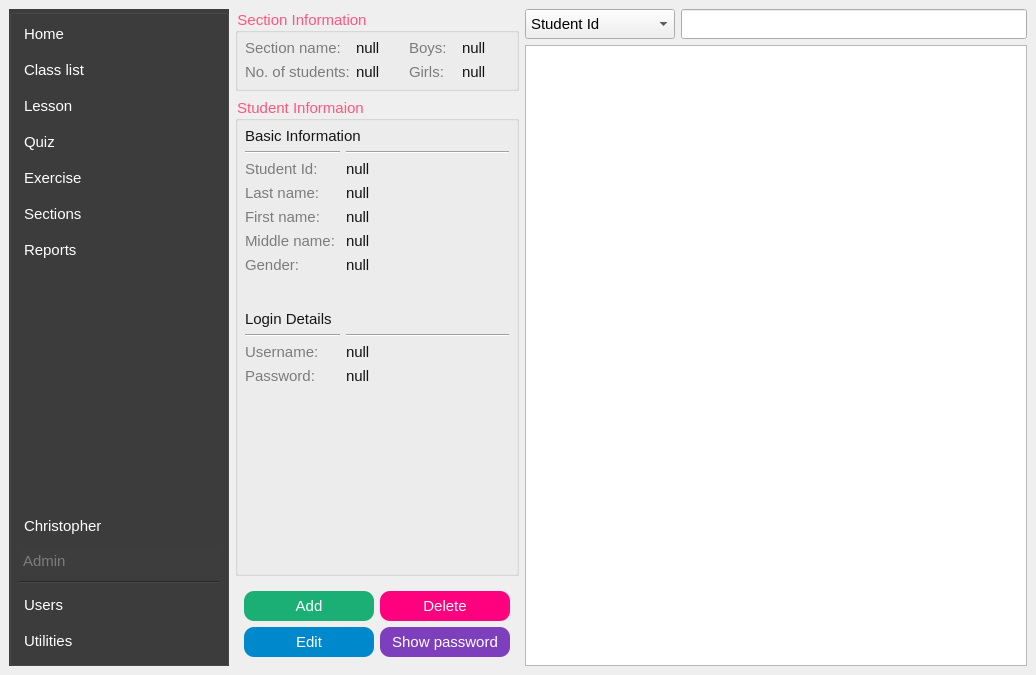
<?xml version="1.0" encoding="UTF-8"?>
<ui version="4.0">
 <class>MainWindow</class>
 <widget class="QMainWindow" name="MainWindow">
  <property name="geometry">
   <rect>
    <x>0</x>
    <y>0</y>
    <width>1036</width>
    <height>675</height>
   </rect>
  </property>
  <property name="minimumSize">
   <size>
    <width>1036</width>
    <height>675</height>
   </size>
  </property>
  <property name="font">
   <font>
    <family>Segoe UI</family>
    <pointsize>12</pointsize>
   </font>
  </property>
  <property name="windowTitle">
   <string>MainWindow</string>
  </property>
  <widget class="QWidget" name="centralwidget">
   <property name="styleSheet">
    <string notr="true">padding: 0px;
margin: 0px;</string>
   </property>
   <layout class="QHBoxLayout" name="horizontalLayout_2">
    <item>
     <layout class="QHBoxLayout" name="horizontalLayout">
      <item>
       <widget class="QGroupBox" name="verticalGroupBox_3">
        <property name="font">
         <font>
          <family>Segoe UI</family>
          <pointsize>12</pointsize>
         </font>
        </property>
        <property name="styleSheet">
         <string notr="true">background-color: rgb(61, 61, 61);
padding: 0px, 0px, 0px;</string>
        </property>
        <layout class="QVBoxLayout" name="verticalLayout_5">
         <item>
          <widget class="QPushButton" name="pushButton_5">
           <property name="minimumSize">
            <size>
             <width>200</width>
             <height>30</height>
            </size>
           </property>
           <property name="maximumSize">
            <size>
             <width>16777215</width>
             <height>30</height>
            </size>
           </property>
           <property name="font">
            <font>
             <family>Ubuntu</family>
             <pointsize>11</pointsize>
             <italic>false</italic>
            </font>
           </property>
           <property name="styleSheet">
            <string notr="true">QPushButton {
	border-radius: 0px;
	background: transparent;
	color: white;
	text-align: left;
    margin: 0px 0px 0px;
	padding: 0px 5px 0px;
}

QPushButton:hover {
 	background: #5d5d5d;
}</string>
           </property>
           <property name="text">
            <string>Home</string>
           </property>
           <property name="icon">
            <iconset>
             <normaloff>../Images/House-01.svg</normaloff>../Images/House-01.svg</iconset>
           </property>
           <property name="iconSize">
            <size>
             <width>24</width>
             <height>24</height>
            </size>
           </property>
          </widget>
         </item>
         <item>
          <widget class="QPushButton" name="pushButton_7">
           <property name="minimumSize">
            <size>
             <width>200</width>
             <height>30</height>
            </size>
           </property>
           <property name="maximumSize">
            <size>
             <width>16777215</width>
             <height>30</height>
            </size>
           </property>
           <property name="font">
            <font>
             <family>Ubuntu</family>
             <pointsize>11</pointsize>
             <italic>false</italic>
            </font>
           </property>
           <property name="styleSheet">
            <string notr="true">QPushButton {
	border-radius: 0px;
	background: transparent;
	color: white;
	text-align: left;
    margin: 0px 0px 0px;
	padding: 0px 5px 0px;
}

QPushButton:hover {
 	background: #5d5d5d;
}</string>
           </property>
           <property name="text">
            <string>Class list</string>
           </property>
           <property name="icon">
            <iconset>
             <normaloff>../Images/list-color.svg</normaloff>../Images/list-color.svg</iconset>
           </property>
           <property name="iconSize">
            <size>
             <width>24</width>
             <height>24</height>
            </size>
           </property>
          </widget>
         </item>
         <item>
          <widget class="QPushButton" name="pushButton_8">
           <property name="minimumSize">
            <size>
             <width>200</width>
             <height>30</height>
            </size>
           </property>
           <property name="maximumSize">
            <size>
             <width>16777215</width>
             <height>30</height>
            </size>
           </property>
           <property name="font">
            <font>
             <family>Ubuntu</family>
             <pointsize>11</pointsize>
             <italic>false</italic>
            </font>
           </property>
           <property name="styleSheet">
            <string notr="true">QPushButton {
	border-radius: 0px;
	background: transparent;
	color: white;
	text-align: left;
    margin: 0px 0px 0px;
	padding: 0px 5px 0px;
}

QPushButton:hover {
 	background: #5d5d5d;
}</string>
           </property>
           <property name="text">
            <string>Lesson</string>
           </property>
           <property name="icon">
            <iconset>
             <normaloff>../Images/books-28.svg</normaloff>../Images/books-28.svg</iconset>
           </property>
           <property name="iconSize">
            <size>
             <width>24</width>
             <height>24</height>
            </size>
           </property>
          </widget>
         </item>
         <item>
          <widget class="QPushButton" name="pushButton_9">
           <property name="minimumSize">
            <size>
             <width>200</width>
             <height>30</height>
            </size>
           </property>
           <property name="maximumSize">
            <size>
             <width>16777215</width>
             <height>30</height>
            </size>
           </property>
           <property name="font">
            <font>
             <family>Ubuntu</family>
             <pointsize>11</pointsize>
             <italic>false</italic>
            </font>
           </property>
           <property name="styleSheet">
            <string notr="true">QPushButton {
	border-radius: 0px;
	background: transparent;
	color: white;
	text-align: left;
    margin: 0px 0px 0px;
	padding: 0px 5px 0px;
}

QPushButton:hover {
 	background: #5d5d5d;
}</string>
           </property>
           <property name="text">
            <string>Quiz</string>
           </property>
           <property name="icon">
            <iconset>
             <normaloff>../Images/05-bulb.svg</normaloff>../Images/05-bulb.svg</iconset>
           </property>
           <property name="iconSize">
            <size>
             <width>24</width>
             <height>24</height>
            </size>
           </property>
          </widget>
         </item>
         <item>
          <widget class="QPushButton" name="pushButton_6">
           <property name="minimumSize">
            <size>
             <width>200</width>
             <height>30</height>
            </size>
           </property>
           <property name="maximumSize">
            <size>
             <width>16777215</width>
             <height>30</height>
            </size>
           </property>
           <property name="font">
            <font>
             <family>Ubuntu</family>
             <pointsize>11</pointsize>
             <italic>false</italic>
            </font>
           </property>
           <property name="styleSheet">
            <string notr="true">QPushButton {
	border-radius: 0px;
	background: transparent;
	color: white;
	text-align: left;
    margin: 0px 0px 0px;
	padding: 0px 5px 0px;
}

QPushButton:hover {
 	background: #5d5d5d;
}</string>
           </property>
           <property name="text">
            <string>Exercise</string>
           </property>
           <property name="icon">
            <iconset>
             <normaloff>../Images/dumbell.svg</normaloff>../Images/dumbell.svg</iconset>
           </property>
           <property name="iconSize">
            <size>
             <width>24</width>
             <height>24</height>
            </size>
           </property>
          </widget>
         </item>
         <item>
          <widget class="QPushButton" name="pushButton_12">
           <property name="minimumSize">
            <size>
             <width>200</width>
             <height>30</height>
            </size>
           </property>
           <property name="maximumSize">
            <size>
             <width>16777215</width>
             <height>30</height>
            </size>
           </property>
           <property name="font">
            <font>
             <pointsize>11</pointsize>
             <italic>false</italic>
            </font>
           </property>
           <property name="styleSheet">
            <string notr="true">QPushButton {
	border-radius: 0px;
	background: transparent;
	color: white;
	text-align: left;
    margin: 0px 0px 0px;
	padding: 0px 5px 0px;
}

QPushButton:hover {
 	background: #5d5d5d;
}</string>
           </property>
           <property name="text">
            <string>Sections</string>
           </property>
           <property name="icon">
            <iconset>
             <normaloff>../Images/library-90.svg</normaloff>../Images/library-90.svg</iconset>
           </property>
           <property name="iconSize">
            <size>
             <width>24</width>
             <height>24</height>
            </size>
           </property>
          </widget>
         </item>
         <item>
          <widget class="QPushButton" name="pushButton_13">
           <property name="minimumSize">
            <size>
             <width>200</width>
             <height>30</height>
            </size>
           </property>
           <property name="maximumSize">
            <size>
             <width>16777215</width>
             <height>30</height>
            </size>
           </property>
           <property name="font">
            <font>
             <pointsize>11</pointsize>
             <italic>false</italic>
            </font>
           </property>
           <property name="styleSheet">
            <string notr="true">QPushButton {
	border-radius: 0px;
	background: transparent;
	color: white;
	text-align: left;
    margin: 0px 0px 0px;
	padding: 0px 5px 0px;
}

QPushButton:hover {
 	background: #5d5d5d;
}</string>
           </property>
           <property name="text">
            <string>Reports</string>
           </property>
           <property name="icon">
            <iconset>
             <normaloff>../Images/product-data.svg</normaloff>../Images/product-data.svg</iconset>
           </property>
           <property name="iconSize">
            <size>
             <width>24</width>
             <height>24</height>
            </size>
           </property>
          </widget>
         </item>
         <item>
          <spacer name="verticalSpacer">
           <property name="orientation">
            <enum>Qt::Vertical</enum>
           </property>
           <property name="sizeHint" stdset="0">
            <size>
             <width>20</width>
             <height>40</height>
            </size>
           </property>
          </spacer>
         </item>
         <item>
          <widget class="QPushButton" name="pushButton_14">
           <property name="minimumSize">
            <size>
             <width>200</width>
             <height>30</height>
            </size>
           </property>
           <property name="maximumSize">
            <size>
             <width>16777215</width>
             <height>30</height>
            </size>
           </property>
           <property name="font">
            <font>
             <family>Ubuntu</family>
             <pointsize>11</pointsize>
            </font>
           </property>
           <property name="styleSheet">
            <string notr="true">QPushButton {
	border-radius: 0px;
	background: transparent;
	color: white;
	text-align: left;
    margin: 0px 0px 0px;
	padding: 0px 5px 0px;
}

QPushButton:hover {
 	background: #5d5d5d;
}</string>
           </property>
           <property name="text">
            <string>Christopher</string>
           </property>
           <property name="icon">
            <iconset>
             <normaloff>../Images/icon-user-7.svg</normaloff>../Images/icon-user-7.svg</iconset>
           </property>
           <property name="iconSize">
            <size>
             <width>24</width>
             <height>24</height>
            </size>
           </property>
          </widget>
         </item>
         <item>
          <widget class="QLabel" name="label_25">
           <property name="font">
            <font>
             <pointsize>11</pointsize>
            </font>
           </property>
           <property name="styleSheet">
            <string notr="true">color: rgb(124, 124, 124);
padding: 5px, 5px, 0px;</string>
           </property>
           <property name="text">
            <string>Admin</string>
           </property>
          </widget>
         </item>
         <item>
          <widget class="Line" name="line">
           <property name="orientation">
            <enum>Qt::Horizontal</enum>
           </property>
          </widget>
         </item>
         <item>
          <widget class="QPushButton" name="pushButton_10">
           <property name="minimumSize">
            <size>
             <width>200</width>
             <height>30</height>
            </size>
           </property>
           <property name="maximumSize">
            <size>
             <width>16777215</width>
             <height>30</height>
            </size>
           </property>
           <property name="font">
            <font>
             <family>Ubuntu</family>
             <pointsize>11</pointsize>
            </font>
           </property>
           <property name="styleSheet">
            <string notr="true">QPushButton {
	border-radius: 0px;
	background: transparent;
	color: white;
	text-align: left;
    margin: 0px 0px 0px;
	padding: 0px 5px 0px;
}

QPushButton:hover {
 	background: #5d5d5d;
}</string>
           </property>
           <property name="text">
            <string>Users</string>
           </property>
           <property name="icon">
            <iconset>
             <normaloff>../Images/users-61.svg</normaloff>../Images/users-61.svg</iconset>
           </property>
           <property name="iconSize">
            <size>
             <width>24</width>
             <height>24</height>
            </size>
           </property>
          </widget>
         </item>
         <item>
          <widget class="QPushButton" name="pushButton_11">
           <property name="minimumSize">
            <size>
             <width>200</width>
             <height>30</height>
            </size>
           </property>
           <property name="maximumSize">
            <size>
             <width>16777215</width>
             <height>30</height>
            </size>
           </property>
           <property name="font">
            <font>
             <family>Ubuntu</family>
             <pointsize>11</pointsize>
            </font>
           </property>
           <property name="styleSheet">
            <string notr="true">QPushButton {
	border-radius: 0px;
	background: transparent;
	color: white;
	text-align: left;
    margin: 0px 0px 0px;
	padding: 0px 5px 0px;
}

QPushButton:hover {
 	background: #5d5d5d;
}</string>
           </property>
           <property name="text">
            <string>Utilities</string>
           </property>
           <property name="icon">
            <iconset>
             <normaloff>../Images/settings-125.svg</normaloff>../Images/settings-125.svg</iconset>
           </property>
           <property name="iconSize">
            <size>
             <width>24</width>
             <height>24</height>
            </size>
           </property>
          </widget>
         </item>
        </layout>
       </widget>
      </item>
      <item>
       <layout class="QVBoxLayout" name="verticalLayout_2">
        <item>
         <widget class="QGroupBox" name="groupBox">
          <property name="maximumSize">
           <size>
            <width>16777215</width>
            <height>100</height>
           </size>
          </property>
          <property name="font">
           <font>
            <family>Ubuntu</family>
            <pointsize>11</pointsize>
           </font>
          </property>
          <property name="styleSheet">
           <string notr="true">margin: 0px;
color: rgb(255, 85, 127);
padding: 0px;
</string>
          </property>
          <property name="title">
           <string>Section Information</string>
          </property>
          <layout class="QGridLayout" name="gridLayout_2">
           <item row="5" column="3">
            <widget class="QLabel" name="label_8">
             <property name="maximumSize">
              <size>
               <width>16777215</width>
               <height>20</height>
              </size>
             </property>
             <property name="font">
              <font>
               <pointsize>11</pointsize>
              </font>
             </property>
             <property name="styleSheet">
              <string notr="true">color: rgb(18, 18, 18);</string>
             </property>
             <property name="text">
              <string>null</string>
             </property>
            </widget>
           </item>
           <item row="5" column="2">
            <widget class="QLabel" name="label_4">
             <property name="maximumSize">
              <size>
               <width>16777215</width>
               <height>20</height>
              </size>
             </property>
             <property name="font">
              <font>
               <pointsize>11</pointsize>
              </font>
             </property>
             <property name="styleSheet">
              <string notr="true">color: rgb(124, 124, 124);</string>
             </property>
             <property name="text">
              <string>Girls:</string>
             </property>
            </widget>
           </item>
           <item row="5" column="1">
            <widget class="QLabel" name="label_6">
             <property name="maximumSize">
              <size>
               <width>16777215</width>
               <height>20</height>
              </size>
             </property>
             <property name="font">
              <font>
               <pointsize>11</pointsize>
              </font>
             </property>
             <property name="styleSheet">
              <string notr="true">color: rgb(18, 18, 18);</string>
             </property>
             <property name="text">
              <string>null</string>
             </property>
            </widget>
           </item>
           <item row="1" column="1">
            <widget class="QLabel" name="label_5">
             <property name="maximumSize">
              <size>
               <width>16777215</width>
               <height>20</height>
              </size>
             </property>
             <property name="font">
              <font>
               <pointsize>11</pointsize>
              </font>
             </property>
             <property name="styleSheet">
              <string notr="true">color: rgb(18, 18, 18);</string>
             </property>
             <property name="text">
              <string>null</string>
             </property>
            </widget>
           </item>
           <item row="1" column="0">
            <widget class="QLabel" name="label">
             <property name="maximumSize">
              <size>
               <width>16777215</width>
               <height>20</height>
              </size>
             </property>
             <property name="font">
              <font>
               <pointsize>11</pointsize>
              </font>
             </property>
             <property name="styleSheet">
              <string notr="true">color: rgb(124, 124, 124);</string>
             </property>
             <property name="text">
              <string>Section name:</string>
             </property>
            </widget>
           </item>
           <item row="1" column="3">
            <widget class="QLabel" name="label_7">
             <property name="maximumSize">
              <size>
               <width>16777215</width>
               <height>20</height>
              </size>
             </property>
             <property name="font">
              <font>
               <pointsize>11</pointsize>
              </font>
             </property>
             <property name="styleSheet">
              <string notr="true">color: rgb(18, 18, 18);</string>
             </property>
             <property name="text">
              <string>null</string>
             </property>
            </widget>
           </item>
           <item row="5" column="0">
            <widget class="QLabel" name="label_2">
             <property name="maximumSize">
              <size>
               <width>16777215</width>
               <height>20</height>
              </size>
             </property>
             <property name="font">
              <font>
               <pointsize>11</pointsize>
              </font>
             </property>
             <property name="styleSheet">
              <string notr="true">color: rgb(124, 124, 124);</string>
             </property>
             <property name="text">
              <string>No. of students:</string>
             </property>
            </widget>
           </item>
           <item row="1" column="2">
            <widget class="QLabel" name="label_3">
             <property name="maximumSize">
              <size>
               <width>16777215</width>
               <height>20</height>
              </size>
             </property>
             <property name="font">
              <font>
               <pointsize>11</pointsize>
              </font>
             </property>
             <property name="styleSheet">
              <string notr="true">color: rgb(124, 124, 124);</string>
             </property>
             <property name="text">
              <string>Boys:</string>
             </property>
            </widget>
           </item>
           <item row="0" column="0">
            <spacer name="verticalSpacer_5">
             <property name="orientation">
              <enum>Qt::Vertical</enum>
             </property>
             <property name="sizeType">
              <enum>QSizePolicy::Fixed</enum>
             </property>
             <property name="sizeHint" stdset="0">
              <size>
               <width>20</width>
               <height>20</height>
              </size>
             </property>
            </spacer>
           </item>
          </layout>
         </widget>
        </item>
        <item>
         <widget class="QGroupBox" name="groupBox_2">
          <property name="font">
           <font>
            <family>Ubuntu</family>
            <pointsize>11</pointsize>
           </font>
          </property>
          <property name="styleSheet">
           <string notr="true">color: rgb(255, 85, 127);</string>
          </property>
          <property name="title">
           <string>Student Informaion</string>
          </property>
          <layout class="QGridLayout" name="gridLayout_4">
           <item row="4" column="1">
            <widget class="QLabel" name="label_11">
             <property name="maximumSize">
              <size>
               <width>16777215</width>
               <height>20</height>
              </size>
             </property>
             <property name="font">
              <font>
               <pointsize>11</pointsize>
              </font>
             </property>
             <property name="styleSheet">
              <string notr="true">color: rgb(18, 18, 18);</string>
             </property>
             <property name="text">
              <string>null</string>
             </property>
            </widget>
           </item>
           <item row="5" column="0">
            <widget class="QLabel" name="label_9">
             <property name="maximumSize">
              <size>
               <width>95</width>
               <height>20</height>
              </size>
             </property>
             <property name="font">
              <font>
               <pointsize>11</pointsize>
              </font>
             </property>
             <property name="styleSheet">
              <string notr="true">color: rgb(124, 124, 124);</string>
             </property>
             <property name="text">
              <string>Last name:</string>
             </property>
            </widget>
           </item>
           <item row="9" column="0">
            <widget class="QLabel" name="label_17">
             <property name="maximumSize">
              <size>
               <width>95</width>
               <height>20</height>
              </size>
             </property>
             <property name="font">
              <font>
               <pointsize>11</pointsize>
              </font>
             </property>
             <property name="styleSheet">
              <string notr="true">color: rgb(124, 124, 124);</string>
             </property>
             <property name="text">
              <string>Gender:</string>
             </property>
            </widget>
           </item>
           <item row="15" column="0">
            <spacer name="verticalSpacer_2">
             <property name="orientation">
              <enum>Qt::Vertical</enum>
             </property>
             <property name="sizeHint" stdset="0">
              <size>
               <width>20</width>
               <height>40</height>
              </size>
             </property>
            </spacer>
           </item>
           <item row="6" column="0">
            <widget class="QLabel" name="label_14">
             <property name="maximumSize">
              <size>
               <width>95</width>
               <height>20</height>
              </size>
             </property>
             <property name="font">
              <font>
               <pointsize>11</pointsize>
              </font>
             </property>
             <property name="styleSheet">
              <string notr="true">color: rgb(124, 124, 124);</string>
             </property>
             <property name="text">
              <string>First name:</string>
             </property>
            </widget>
           </item>
           <item row="14" column="1">
            <widget class="QLabel" name="label_22">
             <property name="maximumSize">
              <size>
               <width>16777215</width>
               <height>20</height>
              </size>
             </property>
             <property name="font">
              <font>
               <pointsize>11</pointsize>
              </font>
             </property>
             <property name="styleSheet">
              <string notr="true">color: rgb(18, 18, 18);</string>
             </property>
             <property name="text">
              <string>null</string>
             </property>
            </widget>
           </item>
           <item row="5" column="1">
            <widget class="QLabel" name="label_12">
             <property name="maximumSize">
              <size>
               <width>16777215</width>
               <height>20</height>
              </size>
             </property>
             <property name="font">
              <font>
               <pointsize>11</pointsize>
              </font>
             </property>
             <property name="styleSheet">
              <string notr="true">color: rgb(18, 18, 18);</string>
             </property>
             <property name="text">
              <string>null</string>
             </property>
            </widget>
           </item>
           <item row="7" column="0">
            <widget class="QLabel" name="label_16">
             <property name="maximumSize">
              <size>
               <width>95</width>
               <height>20</height>
              </size>
             </property>
             <property name="font">
              <font>
               <pointsize>11</pointsize>
              </font>
             </property>
             <property name="styleSheet">
              <string notr="true">color: rgb(124, 124, 124);</string>
             </property>
             <property name="text">
              <string>Middle name:</string>
             </property>
            </widget>
           </item>
           <item row="14" column="0">
            <widget class="QLabel" name="label_21">
             <property name="maximumSize">
              <size>
               <width>95</width>
               <height>20</height>
              </size>
             </property>
             <property name="font">
              <font>
               <pointsize>11</pointsize>
              </font>
             </property>
             <property name="styleSheet">
              <string notr="true">color: rgb(124, 124, 124);</string>
             </property>
             <property name="text">
              <string>Password:</string>
             </property>
            </widget>
           </item>
           <item row="4" column="0">
            <widget class="QLabel" name="label_10">
             <property name="maximumSize">
              <size>
               <width>95</width>
               <height>20</height>
              </size>
             </property>
             <property name="font">
              <font>
               <pointsize>11</pointsize>
              </font>
             </property>
             <property name="styleSheet">
              <string notr="true">color: rgb(124, 124, 124);</string>
             </property>
             <property name="text">
              <string>Student Id:</string>
             </property>
            </widget>
           </item>
           <item row="6" column="1">
            <widget class="QLabel" name="label_13">
             <property name="maximumSize">
              <size>
               <width>16777215</width>
               <height>20</height>
              </size>
             </property>
             <property name="font">
              <font>
               <pointsize>11</pointsize>
              </font>
             </property>
             <property name="styleSheet">
              <string notr="true">color: rgb(18, 18, 18);</string>
             </property>
             <property name="text">
              <string>null</string>
             </property>
            </widget>
           </item>
           <item row="13" column="0">
            <widget class="QLabel" name="label_19">
             <property name="maximumSize">
              <size>
               <width>95</width>
               <height>20</height>
              </size>
             </property>
             <property name="font">
              <font>
               <pointsize>11</pointsize>
              </font>
             </property>
             <property name="styleSheet">
              <string notr="true">color: rgb(124, 124, 124);</string>
             </property>
             <property name="text">
              <string>Username:</string>
             </property>
            </widget>
           </item>
           <item row="10" column="0">
            <spacer name="verticalSpacer_4">
             <property name="orientation">
              <enum>Qt::Vertical</enum>
             </property>
             <property name="sizeType">
              <enum>QSizePolicy::Fixed</enum>
             </property>
             <property name="sizeHint" stdset="0">
              <size>
               <width>20</width>
               <height>30</height>
              </size>
             </property>
            </spacer>
           </item>
           <item row="7" column="1">
            <widget class="QLabel" name="label_15">
             <property name="maximumSize">
              <size>
               <width>16777215</width>
               <height>20</height>
              </size>
             </property>
             <property name="font">
              <font>
               <pointsize>11</pointsize>
              </font>
             </property>
             <property name="styleSheet">
              <string notr="true">color: rgb(18, 18, 18);</string>
             </property>
             <property name="text">
              <string>null</string>
             </property>
            </widget>
           </item>
           <item row="13" column="1">
            <widget class="QLabel" name="label_20">
             <property name="maximumSize">
              <size>
               <width>16777215</width>
               <height>20</height>
              </size>
             </property>
             <property name="font">
              <font>
               <pointsize>11</pointsize>
              </font>
             </property>
             <property name="styleSheet">
              <string notr="true">color: rgb(18, 18, 18);</string>
             </property>
             <property name="text">
              <string>null</string>
             </property>
            </widget>
           </item>
           <item row="0" column="0">
            <spacer name="verticalSpacer_3">
             <property name="orientation">
              <enum>Qt::Vertical</enum>
             </property>
             <property name="sizeType">
              <enum>QSizePolicy::Fixed</enum>
             </property>
             <property name="sizeHint" stdset="0">
              <size>
               <width>20</width>
               <height>20</height>
              </size>
             </property>
            </spacer>
           </item>
           <item row="3" column="1">
            <widget class="Line" name="line_4">
             <property name="orientation">
              <enum>Qt::Horizontal</enum>
             </property>
            </widget>
           </item>
           <item row="3" column="0">
            <widget class="Line" name="line_3">
             <property name="orientation">
              <enum>Qt::Horizontal</enum>
             </property>
            </widget>
           </item>
           <item row="9" column="1">
            <widget class="QLabel" name="label_18">
             <property name="maximumSize">
              <size>
               <width>16777215</width>
               <height>20</height>
              </size>
             </property>
             <property name="font">
              <font>
               <pointsize>11</pointsize>
              </font>
             </property>
             <property name="styleSheet">
              <string notr="true">color: rgb(18, 18, 18);</string>
             </property>
             <property name="text">
              <string>null</string>
             </property>
            </widget>
           </item>
           <item row="12" column="0">
            <widget class="Line" name="line_5">
             <property name="orientation">
              <enum>Qt::Horizontal</enum>
             </property>
            </widget>
           </item>
           <item row="12" column="1">
            <widget class="Line" name="line_6">
             <property name="orientation">
              <enum>Qt::Horizontal</enum>
             </property>
            </widget>
           </item>
           <item row="2" column="0" colspan="2">
            <widget class="QLabel" name="label_23">
             <property name="maximumSize">
              <size>
               <width>16777215</width>
               <height>20</height>
              </size>
             </property>
             <property name="font">
              <font>
               <pointsize>11</pointsize>
              </font>
             </property>
             <property name="styleSheet">
              <string notr="true">color: rgb(22, 22, 22);</string>
             </property>
             <property name="text">
              <string>Basic Information</string>
             </property>
            </widget>
           </item>
           <item row="11" column="0" colspan="2">
            <widget class="QLabel" name="label_24">
             <property name="maximumSize">
              <size>
               <width>16777215</width>
               <height>20</height>
              </size>
             </property>
             <property name="font">
              <font>
               <pointsize>11</pointsize>
              </font>
             </property>
             <property name="styleSheet">
              <string notr="true">color: rgb(22, 22, 22);</string>
             </property>
             <property name="text">
              <string>Login Details</string>
             </property>
            </widget>
           </item>
          </layout>
         </widget>
        </item>
        <item>
         <widget class="QWidget" name="widget" native="true">
          <property name="maximumSize">
           <size>
            <width>16777215</width>
            <height>100</height>
           </size>
          </property>
          <layout class="QGridLayout" name="gridLayout">
           <item row="1" column="0">
            <widget class="QPushButton" name="pushButton_3">
             <property name="minimumSize">
              <size>
               <width>130</width>
               <height>30</height>
              </size>
             </property>
             <property name="maximumSize">
              <size>
               <width>130</width>
               <height>30</height>
              </size>
             </property>
             <property name="font">
              <font>
               <family>Ubuntu</family>
               <pointsize>11</pointsize>
              </font>
             </property>
             <property name="styleSheet">
              <string notr="true">QPushButton {
	border-radius: 10px;
	background: #0088cc;
	color: white;
}

QPushButton:hover {
 	background: #00aaff;
}</string>
             </property>
             <property name="text">
              <string>Edit</string>
             </property>
             <property name="icon">
              <iconset>
               <normaloff>../Images/edit-60.svg</normaloff>../Images/edit-60.svg</iconset>
             </property>
            </widget>
           </item>
           <item row="1" column="1">
            <widget class="QPushButton" name="pushButton_4">
             <property name="minimumSize">
              <size>
               <width>130</width>
               <height>30</height>
              </size>
             </property>
             <property name="maximumSize">
              <size>
               <width>130</width>
               <height>30</height>
              </size>
             </property>
             <property name="font">
              <font>
               <family>Ubuntu</family>
               <pointsize>11</pointsize>
              </font>
             </property>
             <property name="styleSheet">
              <string notr="true">QPushButton {
	border-radius: 10px;
	background: #7d3fbc;
	color: white;
}

QPushButton:hover {
 	background: #aa55ff;
}</string>
             </property>
             <property name="text">
              <string>Show password</string>
             </property>
             <property name="icon">
              <iconset>
               <normaloff>../Images/eye-21.svg</normaloff>../Images/eye-21.svg</iconset>
             </property>
            </widget>
           </item>
           <item row="0" column="0">
            <widget class="QPushButton" name="pushButton">
             <property name="minimumSize">
              <size>
               <width>130</width>
               <height>30</height>
              </size>
             </property>
             <property name="maximumSize">
              <size>
               <width>130</width>
               <height>30</height>
              </size>
             </property>
             <property name="font">
              <font>
               <family>Ubuntu</family>
               <pointsize>11</pointsize>
              </font>
             </property>
             <property name="styleSheet">
              <string notr="true">QPushButton {
	border-radius: 10px;
	background: #1baf76;
	color: white;
}

QPushButton:hover {
 	background: #19bd4d;
}</string>
             </property>
             <property name="text">
              <string>Add</string>
             </property>
             <property name="icon">
              <iconset>
               <normaloff>../Images/add-277.svg</normaloff>../Images/add-277.svg</iconset>
             </property>
            </widget>
           </item>
           <item row="0" column="1">
            <widget class="QPushButton" name="pushButton_2">
             <property name="minimumSize">
              <size>
               <width>130</width>
               <height>30</height>
              </size>
             </property>
             <property name="maximumSize">
              <size>
               <width>130</width>
               <height>30</height>
              </size>
             </property>
             <property name="font">
              <font>
               <family>Ubuntu</family>
               <pointsize>11</pointsize>
              </font>
             </property>
             <property name="styleSheet">
              <string notr="true">QPushButton {
	border-radius: 10px;
	background: #ff007f;
	color: white;
}

QPushButton:hover {
 	background: #ff557f;
}</string>
             </property>
             <property name="text">
              <string>Delete</string>
             </property>
             <property name="icon">
              <iconset>
               <normaloff>../Images/recycle-bin-32.svg</normaloff>../Images/recycle-bin-32.svg</iconset>
             </property>
            </widget>
           </item>
          </layout>
         </widget>
        </item>
       </layout>
      </item>
      <item>
       <layout class="QVBoxLayout" name="verticalLayout_4">
        <item>
         <layout class="QGridLayout" name="gridLayout_3">
          <item row="1" column="1">
           <widget class="QLineEdit" name="lineEdit">
            <property name="minimumSize">
             <size>
              <width>0</width>
              <height>30</height>
             </size>
            </property>
            <property name="maximumSize">
             <size>
              <width>16777215</width>
              <height>30</height>
             </size>
            </property>
            <property name="font">
             <font>
              <family>Ubuntu</family>
              <pointsize>11</pointsize>
             </font>
            </property>
           </widget>
          </item>
          <item row="1" column="0">
           <widget class="QComboBox" name="comboBox">
            <property name="minimumSize">
             <size>
              <width>150</width>
              <height>30</height>
             </size>
            </property>
            <property name="maximumSize">
             <size>
              <width>16777215</width>
              <height>30</height>
             </size>
            </property>
            <property name="font">
             <font>
              <family>Ubuntu</family>
              <pointsize>11</pointsize>
             </font>
            </property>
            <property name="styleSheet">
             <string notr="true">padding-left: 5px;</string>
            </property>
            <item>
             <property name="text">
              <string>Student Id</string>
             </property>
            </item>
            <item>
             <property name="text">
              <string>First name</string>
             </property>
            </item>
            <item>
             <property name="text">
              <string>Last name</string>
             </property>
            </item>
           </widget>
          </item>
         </layout>
        </item>
        <item>
         <widget class="QTableView" name="tableView"/>
        </item>
       </layout>
      </item>
     </layout>
    </item>
   </layout>
  </widget>
 </widget>
 <resources/>
 <connections/>
</ui>
